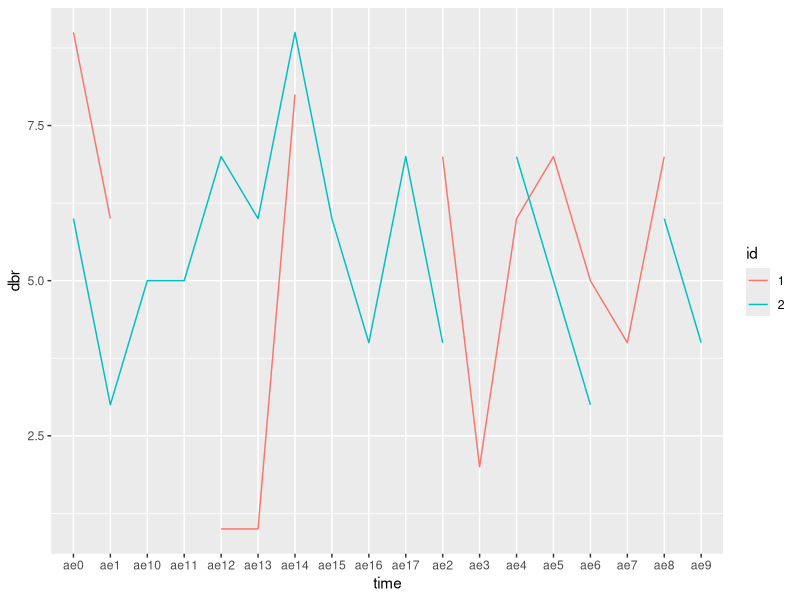
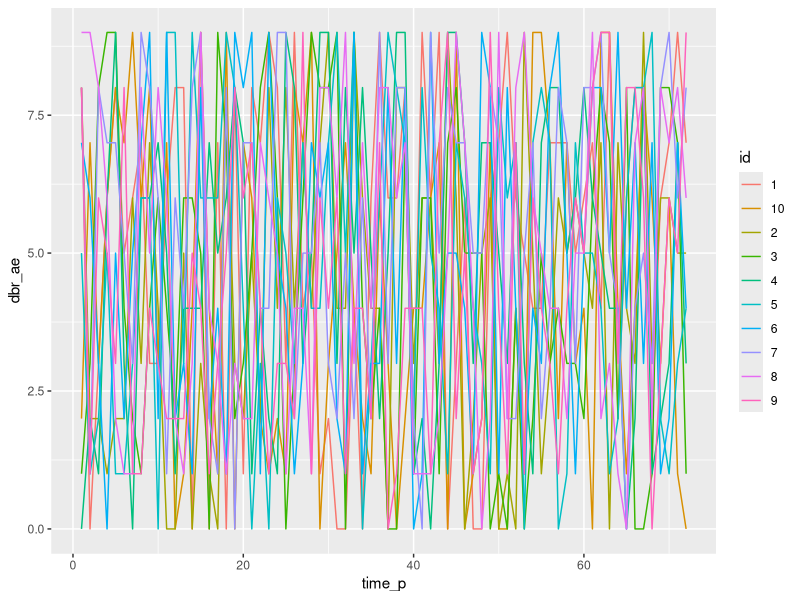

Source code (R) for these figures, in order:
## ---- chunk 1
knitr::opts_chunk$set(echo = TRUE)
library(tidyverse)
library(data.table)
library(ggplot2)
## ---- chunk 2
getwd()
setwd("C:/Users/henri/Documents/GitHub/datavis-R/own")
fokus_p <- readr::read_csv2("fokus_p_dbr_wide_2.csv")



# Then have a look at the data
str(fokus_p)
glimpse(fokus_p)

#I'll want the data in long format for plotting of individual trajectories
library(tidyr)
fokus_p_l <- fokus_p %>% gather(time, dbr, -c(id, gender, age, group))

glimpse(fokus_p_l)

# Then, I'll replace the 999:s with NA:s and change id and gender to factors

fokus_p_l <- fokus_p_l %>%
  mutate(dbr = na_if(dbr, 999)) %>%
  mutate(id = as.factor(id)) %>%
  mutate(gender = as.factor(gender))

glimpse(fokus_p_l)

## ---- chunk 3
fokus_p_l %>%
  ggplot(aes(x=time, y=dbr, group = id, color = id)) + geom_line()
## ---- chunk 4
# simulating data

set.seed(1)
fpl_sim <- data.frame(id = rep(1:10, each = 72) %>% as.character,
                     time_p = rep(1:72, 10),
                     group = rep(1:2, each = 360),
                     age = rnorm(720, mean = 9, sd = 1),
                     gender = rep(1:2, 360),
                     dbr_ae = (sample.int(10, 720, replace = T) - 1)) %>%
    mutate(group = factor(group))

summary(fpl_sim)  

# introducing some missing data

# as.data.frame(lapply(fpl_sim, function(cc) cc[ sample(c(TRUE, NA), prob = c(0.85, 0.15), size = length(cc), replace = TRUE) ]))
# Can't get it to work for just one column, applies NA:s to all data...

## ---- chunk 5
fpl_sim %>%
  ggplot(aes(x=time_p, y=dbr_ae, group = id, color = id)) + geom_line()
